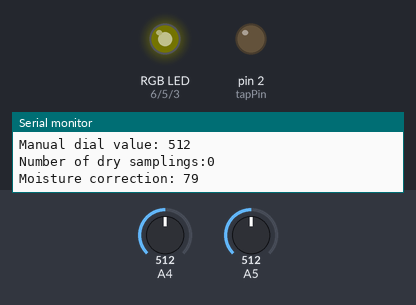
A sketch run on a simulated Arduino Uno, built with avr-gcc and run on an emulated ATmega328P. Shown: an RGB LED mixed from three pins (HIGH = lit), output pins drawn as LEDs (lit = HIGH), the last lines printed to the serial monitor. The inputs (shaded band) are chosen by the test bench; at power-on: A4 = 512, A5 = 512. Dim RGB values are drawn brighter than linear.

Above: at 0.1 s.
At 20.55 s:
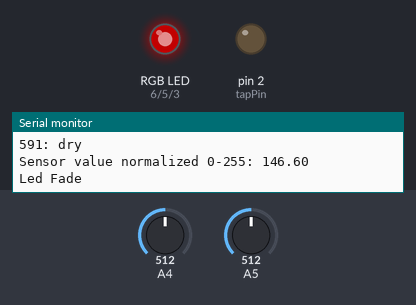
At 34.0 s:
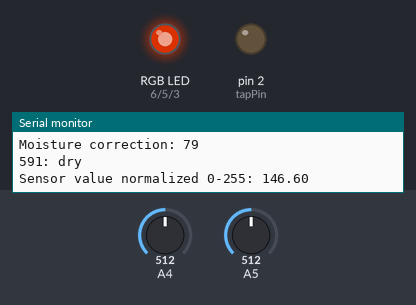
Timing chart, 0 to 38.5 s (numbered marks = the images above):
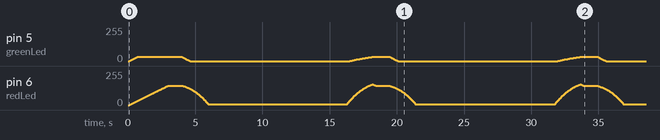

The sketch:

bagnur.ino
```cpp
/*

------------------------------
Soil Moisture Chart
 1024 : in air @ 24c
 200 : tap water
 0 - 300 : WET
 300 - 500 : OK
 500 - 1024 : DRY

------------------------------
*/


int okValue = 300;
int dryValue = 500;

int blueLed = 3;
//use ping 5 because analog
int greenLed = 5;
int redLed = 6;
//2 not analog
int tapPin = 2;

int numCampioniAsciutto = 0;

int currentRed = 0;
int currentGreen = 0;
int currentBlue = 0;

double intensity = 1;

void setup()
{
  Serial.begin(9800);
  pinMode(blueLed,OUTPUT);
  pinMode(greenLed,OUTPUT);
  pinMode(redLed,OUTPUT);
  pinMode(tapPin,OUTPUT);
}

void fade(int red, int green, int blue, double newIntensity)
{
   while (currentRed != red || currentGreen != green || currentBlue != blue ||
          fabs(intensity - newIntensity) > (double)(0.02)) {
       if (currentRed != red) {
           currentRed = currentRed > red ? --currentRed : ++currentRed;
       }
       if (currentGreen != green) {
           currentGreen = currentGreen > green ? --currentGreen : ++currentGreen;
       }
       if (currentBlue != blue) {
           currentBlue = currentBlue > blue ? --currentBlue : ++currentBlue;
       }

       if (fabs(intensity - newIntensity) > (double)(0.02)) {
           intensity += intensity > newIntensity ? -0.01 : 0.01;
       }
       analogWrite(redLed, (int)((double)currentRed * intensity));
       analogWrite(greenLed, (int)((double)currentGreen * intensity));
       analogWrite(blueLed, (int)((double)currentBlue * intensity));
       delay(20);
   }
}

//0-150: green
//around a 500: red
//valori intermedi: via di mezzo
void fadeFromSensorValue(int sensorValue, double newIntensity)
{
    //If intense, do it nuanced, if not, just 3 stages
    if (newIntensity > 0.5) {
        //All the dry samplings are completely red
        double normalized = ((double)(sensorValue)/(double)1024) * 254;
        Serial.print("Sensor value normalized 0-255: ");
        Serial.println(normalized);
        //0.3 taken from rgb to grayscale conversion
        fade(normalized, ceil((255 - normalized)*0.3), 0, newIntensity);
    } else {
        // wet
        if (sensorValue <= okValue) {
            fade(0, 255, 0, newIntensity);
        // ok
        } else if (sensorValue <= dryValue) {
            fade(128, 128, 0, newIntensity);
        // dry
        } else {
            fade(255, 0, 0, newIntensity);
        }
    }
}

void loop()
{

  Serial.print("Moisture Sensor Value:");
  int sensorValue = analogRead(5);
  Serial.println(sensorValue);

  int dialValue = analogRead(4);
  Serial.print("Manual dial value: ");
  Serial.println(dialValue);

  Serial.print("Number of dry samplings:");
  Serial.println(numCampioniAsciutto);

  //correction from the dial unbalance to 0.3 since water starts at 200
  int moistureAdjustment = ((double)dialValue/(double)1024 - (double)0.3) * 400;
  Serial.print("Moisture correction: ");
  Serial.println(moistureAdjustment);

  int adjustedMoisture = max(0, min(1024, sensorValue + moistureAdjustment));

  Serial.print(adjustedMoisture);

  if (adjustedMoisture <= okValue ) {
      Serial.println(": wet");
      numCampioniAsciutto = 0;
  } else if (adjustedMoisture <= dryValue) {
      Serial.println(": OK");
      if (numCampioniAsciutto > 0) {
          numCampioniAsciutto--;
      }
  } else {
      Serial.println(": dry");
      numCampioniAsciutto++;
  }

  fadeFromSensorValue(adjustedMoisture, 1);

  if (numCampioniAsciutto >= 10) {
      //Open the solenoid-controlled watering tap
      fade(0, 0, 255, 1);
      digitalWrite(tapPin, HIGH);
      //da 1 a 30 secondi
      Serial.print("Water tap open for milliseconds:");
      Serial.println(1000 + (dialValue * 30));
      delay(1000 + (dialValue * 30));
      digitalWrite(tapPin, LOW);
      numCampioniAsciutto = 0;
      sensorValue = analogRead(5);
      adjustedMoisture = adjustedMoisture = max(0, min(1024, sensorValue + moistureAdjustment));
      fadeFromSensorValue(adjustedMoisture, 1);
  }

  delay(1000);
  Serial.println("Led Fade");
  fadeFromSensorValue(adjustedMoisture, 0.01);
  Serial.println("=========== Wait for next sampling ==============");

  delay(10000);
}
```
